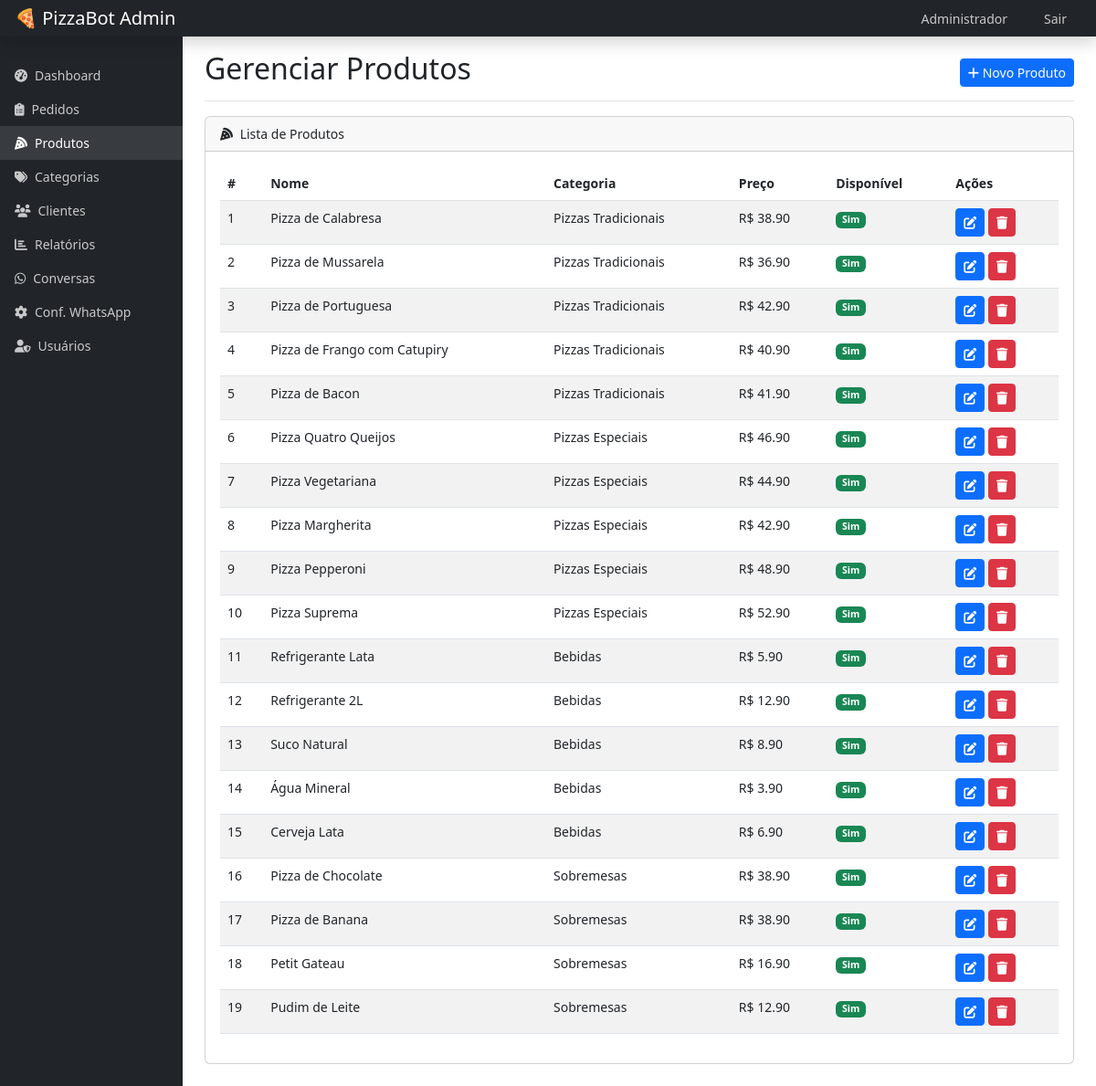
The app's page /admin/products (signed in) with its own data.
### models.py (models this page shows)
class User(db.Model, UserMixin):
    id = db.Column(db.Integer, primary_key=True)
    name = db.Column(db.String(100), nullable=False)
    email = db.Column(db.String(100), unique=True, nullable=False)
    password = db.Column(db.String(200), nullable=False)
    role = db.Column(db.String(20), default='staff')  # admin, staff
    created_at = db.Column(db.DateTime, default=datetime.utcnow)

class Product(db.Model):
    id = db.Column(db.Integer, primary_key=True)
    name = db.Column(db.String(100), nullable=False)
    description = db.Column(db.Text, nullable=True)
    price = db.Column(db.Float, nullable=False)
    image_url = db.Column(db.String(255), nullable=True)
    available = db.Column(db.Boolean, default=True)
    category_id = db.Column(db.Integer, db.ForeignKey('category.id'), nullable=False)
    created_at = db.Column(db.DateTime, default=datetime.utcnow)
    order_items = db.relationship('OrderItem', backref='product', lazy=True)

class Category(db.Model):
    id = db.Column(db.Integer, primary_key=True)
    name = db.Column(db.String(100), nullable=False)
    description = db.Column(db.Text, nullable=True)
    products = db.relationship('Product', backref='category', lazy=True)

### routes/admin.py (the view)
@admin_bp.route('/products')
@login_required
def products():
    products = Product.query.all()
    categories = Category.query.all()
    return render_template('admin/products.html', products=products, categories=categories)

### app.py (called while the page is built)
@login_manager.user_loader
def load_user(user_id):
    return User.query.get(int(user_id))

### templates/admin/products.html (shortened to what this page needs)
{% extends 'admin/base.html' %}
{% block content %}
<div class="d-flex justify-content-between flex-wrap flex-md-nowrap align-items-center pt-3 pb-2 mb-3 border-bottom">
    <h1 class="h2">Gerenciar Produtos</h1>
    <div class="btn-toolbar mb-2 mb-md-0">
        <button type="button" class="btn btn-sm btn-primary" data-bs-toggle="modal" data-bs-target="#addProductModal">
            <i class="fas fa-plus"></i> Novo Produto
        </button>
    </div>
</div>
<div class="card mb-4">
    <div class="card-header">
        <i class="fas fa-pizza-slice me-1"></i>
        Lista de Produtos
    </div>
    <div class="card-body">
        <div class="table-responsive">
            <table class="table table-striped table-hover">
                <thead>
                    <tr>
                        <th>#</th>
                        <th>Nome</th>
                        <th>Categoria</th>
                        <th>Preço</th>
                        <th>Disponível</th>
                        <th>Ações</th>
                    </tr>
                </thead>
                <tbody>
                    {% for product in products %}
                    <tr>
                        <td>{{ product.id }}</td>
                        <td>{{ product.name }}</td>
                        <td>{{ product.category.name }}</td>
                        <td>R$ {{ "%.2f"|format(product.price) }}</td>
                        <td>
                            {% if product.available %}
                                <span class="badge bg-success">Sim</span>
                            {% else %}
                                <span class="badge bg-danger">Não</span>
                            {% endif %}
                        </td>
                        <td>
                            <button class="btn btn-sm btn-primary" data-bs-toggle="modal" data-bs-target="#editProductModal{{ product.id }}">
                                <i class="fas fa-edit"></i>
                            </button>
                            <button class="btn btn-sm btn-danger" data-bs-toggle="modal" data-bs-target="#deleteProductModal{{ product.id }}">
                                <i class="fas fa-trash"></i>
                            </button>
                        </td>
                    </tr>
                    {% endfor %}
                </tbody>
            </table>
        </div>
    </div>
</div>
{% endblock %}

### templates/admin/base.html (shortened to what this page needs)
<!DOCTYPE html>
<html lang="pt-BR">
<head>
    <link href="https://cdn.jsdelivr.net/npm/bootstrap@5.3.0-alpha1/dist/css/bootstrap.min.css" rel="stylesheet">
    <link rel="stylesheet" href="https://cdnjs.cloudflare.com/ajax/libs/font-awesome/6.4.0/css/all.min.css">
</head>
<body>
    <nav class="navbar navbar-dark sticky-top bg-dark flex-md-nowrap p-0 shadow">
        <a class="navbar-brand col-md-3 col-lg-2 mr-0 px-3" href="#">🍕 PizzaBot Admin</a>
        <ul class="navbar-nav px-3 d-flex flex-row">
            <li class="nav-item text-nowrap me-2">
                <span class="nav-link">{{ current_user.name }}</span>
            </li>
            <li class="nav-item text-nowrap">
                <a class="nav-link" href="{{ url_for('logout') }}">Sair</a>
            </li>
        </ul>
    </nav>
    <div class="container-fluid">
        <div class="row">
            <nav id="sidebarMenu" class="col-md-3 col-lg-2 d-md-block bg-dark sidebar collapse">
                <div class="sidebar-sticky pt-3">
                    <ul class="nav flex-column">
                        <li class="nav-item">
                            <a class="nav-link {% if request.endpoint == 'admin_bp.dashboard' %}active{% endif %}" href="{{ url_for('admin_bp.dashboard') }}">
                                <i class="fas fa-tachometer-alt me-2"></i>Dashboard
                            </a>
                        </li>
                        <li class="nav-item">
                            <a class="nav-link {% if request.endpoint == 'admin_bp.orders' %}active{% endif %}" href="{{ url_for('admin_bp.orders') }}">
                                <i class="fas fa-clipboard-list me-2"></i>Pedidos
                            </a>
                        </li>
                        <li class="nav-item">
                            <a class="nav-link {% if request.endpoint == 'admin_bp.products' %}active{% endif %}" href="{{ url_for('admin_bp.products') }}">
                                <i class="fas fa-pizza-slice me-2"></i>Produtos
                            </a>
                        </li>
                        <li class="nav-item">
                            <a class="nav-link {% if request.endpoint == 'admin_bp.categories' %}active{% endif %}" href="{{ url_for('admin_bp.categories') }}">
                                <i class="fas fa-tags me-2"></i>Categorias
                            </a>
                        </li>
                        <li class="nav-item">
                            <a class="nav-link {% if request.endpoint == 'admin_bp.customers' %}active{% endif %}" href="{{ url_for('admin_bp.customers') }}">
                                <i class="fas fa-users me-2"></i>Clientes
                            </a>
                        </li>
                        <li class="nav-item">
                            <a class="nav-link {% if request.endpoint == 'admin_bp.reports' %}active{% endif %}" href="{{ url_for('admin_bp.reports') }}">
                                <i class="fas fa-chart-bar me-2"></i>Relatórios
                            </a>
                        </li>
                        <li class="nav-item">
                            <a class="nav-link {% if request.endpoint == 'whatsapp_bp.conversations' %}active{% endif %}" href="{{ url_for('whatsapp_bp.conversations') }}">
                                <i class="fab fa-whatsapp me-2"></i>Conversas
                            </a>
                        </li>
                        <li class="nav-item">
                            <a class="nav-link {% if request.endpoint == 'whatsapp_bp.whatsapp_settings' %}active{% endif %}" href="{{ url_for('whatsapp_bp.whatsapp_settings') }}">
                                <i class="fas fa-cog me-2"></i>Conf. WhatsApp
                            </a>
                        </li>
                        {% if current_user.role == 'admin' %}
                        <li class="nav-item">
                            <a class="nav-link {% if request.endpoint == 'admin_bp.users' %}active{% endif %}" href="{{ url_for('admin_bp.users') }}">
                                <i class="fas fa-user-shield me-2"></i>Usuários
                            </a>
                        </li>
                        {% endif %}
                    </ul>
                </div>
            </nav>
            <main role="main" class="col-md-9 ml-sm-auto col-lg-10 px-md-4 content-wrapper main-content">
                {% block content %}{% endblock %}
            </main>
        </div>
    </div>
</body>
</html>

### templates/admin/base.html (style rules this page uses)
body { font-size: .875rem; }
.sidebar { position: fixed; top: 0; bottom: 0; left: 0; z-index: 100; padding: 48px 0 0; box-shadow: inset -1px 0 0 rgba(0, 0, 0, .1); background-color: #343a40; }
.sidebar-sticky { position: relative; top: 0; height: calc(100vh - 48px); padding-top: .5rem; overflow-x: hidden; overflow-y: auto; }
.nav-link { font-weight: 500; color: rgba(255, 255, 255, .75); padding: 0.5rem 1rem; }
.nav-link.active { color: #fff; background-color: rgba(255, 255, 255, .1); }
@media (min-width: 768px) { .main-content { margin-left: 16.666667%; } }
@media (min-width: 768px) { .sidebar { width: 16.666667%; } }

### records on screen
User: name "Administrador"
Product: id "1", name "Pizza de Calabresa", category.name "Pizzas Tradicionais", price "38.90", available "Sim"
Product: id "2", name "Pizza de Mussarela", category.name "Pizzas Tradicionais", price "36.90", available "Sim"
Product: id "3", name "Pizza de Portuguesa", category.name "Pizzas Tradicionais", price "42.90", available "Sim"
Product: id "4", name "Pizza de Frango com Catupiry", category.name "Pizzas Tradicionais", price "40.90", available "Sim"
Product: id "5", name "Pizza de Bacon", category.name "Pizzas Tradicionais", price "41.90", available "Sim"
Product: id "6", name "Pizza Quatro Queijos", category.name "Pizzas Especiais", price "46.90", available "Sim"
Product: id "7", name "Pizza Vegetariana", category.name "Pizzas Especiais", price "44.90", available "Sim"
Product: id "8", name "Pizza Margherita", category.name "Pizzas Especiais", price "42.90", available "Sim"
Product: id "9", name "Pizza Pepperoni", category.name "Pizzas Especiais", price "48.90", available "Sim"
Product: id "10", name "Pizza Suprema", category.name "Pizzas Especiais", price "52.90", available "Sim"
Product: id "11", name "Refrigerante Lata", category.name "Bebidas", price "5.90", available "Sim"
Product: id "12", name "Refrigerante 2L", category.name "Bebidas", price "12.90", available "Sim"
Product: id "13", name "Suco Natural", category.name "Bebidas", price "8.90", available "Sim"
Product: id "14", name "Água Mineral", category.name "Bebidas", price "3.90", available "Sim"
Product: id "15", name "Cerveja Lata", category.name "Bebidas", price "6.90", available "Sim"
Product: id "16", name "Pizza de Chocolate", category.name "Sobremesas", price "38.90", available "Sim"
Product: id "17", name "Pizza de Banana", category.name "Sobremesas", price "38.90", available "Sim"
Product: id "18", name "Petit Gateau", category.name "Sobremesas", price "16.90", available "Sim"
Product: id "19", name "Pudim de Leite", category.name "Sobremesas", price "12.90", available "Sim"
